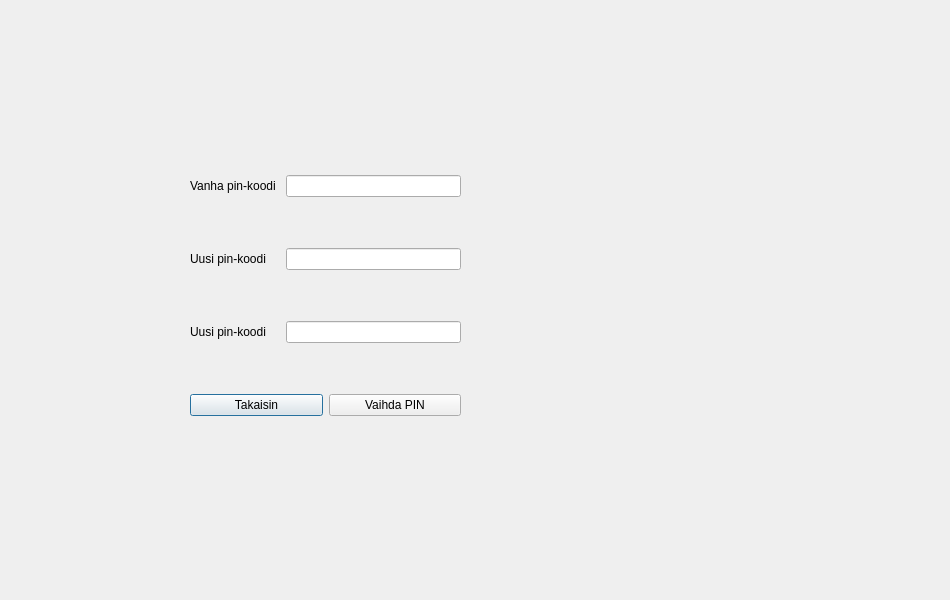
<?xml version="1.0" encoding="UTF-8"?>
<ui version="4.0">
 <class>vaihdaPin</class>
 <widget class="QDialog" name="vaihdaPin">
  <property name="geometry">
   <rect>
    <x>0</x>
    <y>0</y>
    <width>950</width>
    <height>600</height>
   </rect>
  </property>
  <property name="windowTitle">
   <string>Dialog</string>
  </property>
  <widget class="QWidget" name="verticalLayoutWidget">
   <property name="geometry">
    <rect>
     <x>190</x>
     <y>130</y>
     <width>271</width>
     <height>331</height>
    </rect>
   </property>
   <layout class="QVBoxLayout" name="verticalLayout">
    <item>
     <layout class="QHBoxLayout" name="horizontalLayout_2">
      <item>
       <widget class="QLabel" name="label">
        <property name="text">
         <string>Vanha pin-koodi </string>
        </property>
       </widget>
      </item>
      <item>
       <widget class="QLineEdit" name="vanha"/>
      </item>
     </layout>
    </item>
    <item>
     <layout class="QHBoxLayout" name="horizontalLayout_3">
      <item>
       <widget class="QLabel" name="label_2">
        <property name="text">
         <string>Uusi pin-koodi    </string>
        </property>
       </widget>
      </item>
      <item>
       <widget class="QLineEdit" name="uusi"/>
      </item>
     </layout>
    </item>
    <item>
     <layout class="QHBoxLayout" name="horizontalLayout_4">
      <item>
       <widget class="QLabel" name="label_3">
        <property name="text">
         <string>Uusi pin-koodi    </string>
        </property>
       </widget>
      </item>
      <item>
       <widget class="QLineEdit" name="uusi2"/>
      </item>
     </layout>
    </item>
    <item>
     <layout class="QHBoxLayout" name="horizontalLayout">
      <item>
       <widget class="QPushButton" name="takaisin">
        <property name="text">
         <string>Takaisin</string>
        </property>
       </widget>
      </item>
      <item>
       <widget class="QPushButton" name="vaihda">
        <property name="text">
         <string>Vaihda PIN</string>
        </property>
       </widget>
      </item>
     </layout>
    </item>
   </layout>
  </widget>
 </widget>
 <resources/>
 <connections/>
</ui>
